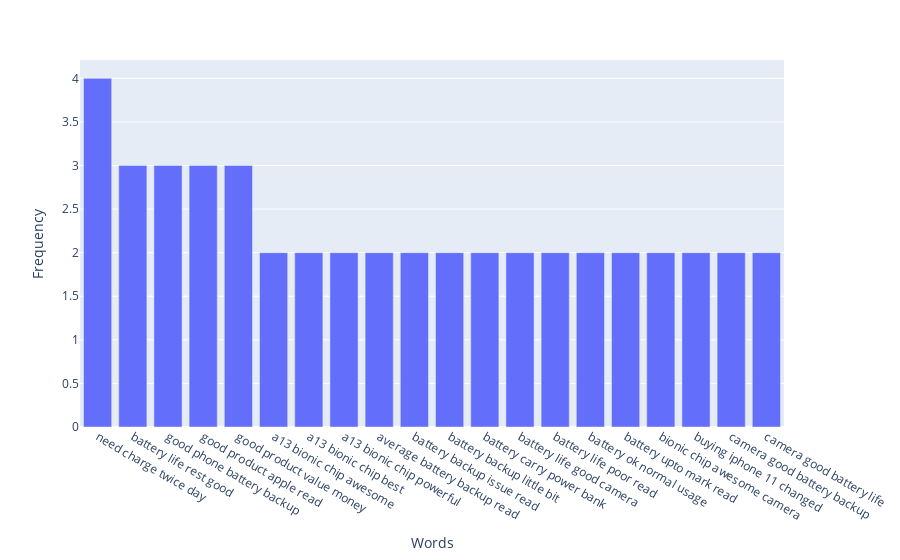

The code cell stored with this chart in its notebook:
### Code cell
import plotly.express as px
fig = px.bar(df, x='Words', y='Frequency')
fig.show()

### Figure 1 — Plotly figure (JSON) as saved in the notebook; plotly's stock layout.template omitted (floating-point values rounded to 4 significant figures)
{"data": [{"alignmentgroup": "True", "hovertemplate": "Words=%{x}<br>Frequency=%{y}<extra></extra>", "legendgroup": "", "marker": {"color": "#636efa", "pattern": {"shape": ""}}, "name": "", "offsetgroup": "", "orientation": "v", "showlegend": false, "textposition": "auto", "type": "bar", "x": ["need charge twice day", "battery life rest good", "good phone battery backup", "good product apple read", "good product value money", "a13 bionic chip awesome", "a13 bionic chip best", "a13 bionic chip powerful", "average battery backup read", "battery backup issue read", "battery backup little bit", "battery carry power bank", "battery life good camera", "battery life poor read", "battery ok normal usage", "battery upto mark read", "bionic chip awesome camera", "buying iphone 11 changed", "camera good battery backup", "camera good battery life"], "xaxis": "x", "y": [4, 3, 3, 3, 3, 2, 2, 2, 2, 2, 2, 2, 2, 2, 2, 2, 2, 2, 2, 2], "yaxis": "y"}], "layout": {"barmode": "relative", "legend": {"tracegroupgap": 0}, "margin": {"t": 60}, "xaxis": {"anchor": "y", "domain": [0, 1], "title": {"text": "Words"}}, "yaxis": {"anchor": "x", "domain": [0, 1], "title": {"text": "Frequency"}}}}
